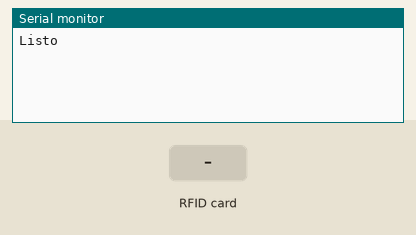
Bench run of a sketch on a simulated Arduino Uno, built with avr-gcc and run on an emulated ATmega328P. Shown: the last lines printed to the serial monitor. Inputs (shaded band) come from the test bench.

Above: at 1.2 s.
1.3 s: RFID card E4 0C C1 2A held to the reader
At 1.8 s:
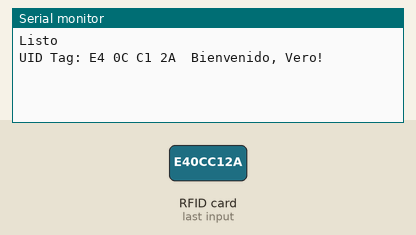
2.8 s: RFID card E7 42 C3 60 held to the reader
At 3.2 s:
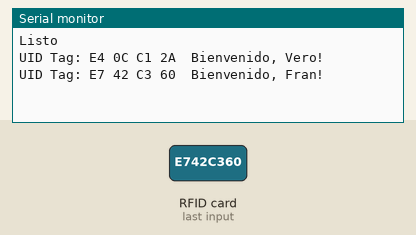
4.3 s: RFID card 5E 7A 19 C4 held to the reader
At 5.8 s:
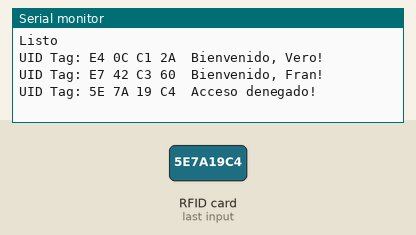

Measured:
- after the input at 1.3 s, the serial monitor: prints a new line at once (image 1)
- after the input at 2.8 s, the serial monitor: prints a new line at once (image 2)
- after the input at 4.3 s, the serial monitor: prints a new line at once (image 3)

The sketch:

NFCLock.ino
```cpp
// (licence header left out)
#include <SPI.h>
#include <MFRC522.h>

#define RST_PIN         9          // Configurable, see typical pin layout above
#define SS_PIN          10         // Configurable, see typical pin layout above

MFRC522 mfrc522(SS_PIN, RST_PIN);  // Create MFRC522 instance
// TARJETA E4 0C C1 2A
// LLAVERO E7 42 C3 60


byte readUID[4];
byte user1[4] = {0xE4, 0x0C, 0xC1, 0x2A};
byte user2[4] = {0xE7, 0x42, 0xC3, 0x60};
void setup() {
  Serial.begin(9600);   // Initialize serial communications with the PC
  SPI.begin();      // Init SPI bus
  mfrc522.PCD_Init();   // Init MFRC522
  Serial.println("Listo");
}

void loop() {
  // Reset the loop if no new card present on the sensor/reader. This saves the entire process when idle.
  if ( ! mfrc522.PICC_IsNewCardPresent()) {
    return;
  }

  // Select one of the cards
  if ( ! mfrc522.PICC_ReadCardSerial()) {
    return;
  }
  Serial.print("UID Tag:");
  for ( byte i = 0; i <mfrc522.uid.size; i++) {
    if (mfrc522.uid.uidByte[i] < 0x10) {
      Serial.print(" 0");
    } else {
      Serial.print(" ");
    }
    Serial.print(mfrc522.uid.uidByte[i], HEX);
    readUID[i] = mfrc522.uid.uidByte[i];
  };
  Serial.print("\t");
  if ( compareUID(readUID,user1)) {
    Serial.print("Bienvenido, Vero!");

  } else if (compareUID(readUID, user2)) {
    Serial.print("Bienvenido, Fran!");
  } else {
    Serial.print("Acceso denegado!");
  }
  Serial.print("\n");
  mfrc522.PICC_HaltA();
  // Dump debug info about the card; PICC_HaltA() is automatically called
  //mfrc522.PICC_DumpToSerial(&(mfrc522.uid));
}

boolean compareUID( byte read[], byte user[]) {
  for (byte i=0; i < mfrc522.uid.size; i++) {
    if (read[i] != user[i]){
      return (false);
    }
    return (true);
  }
}
```
